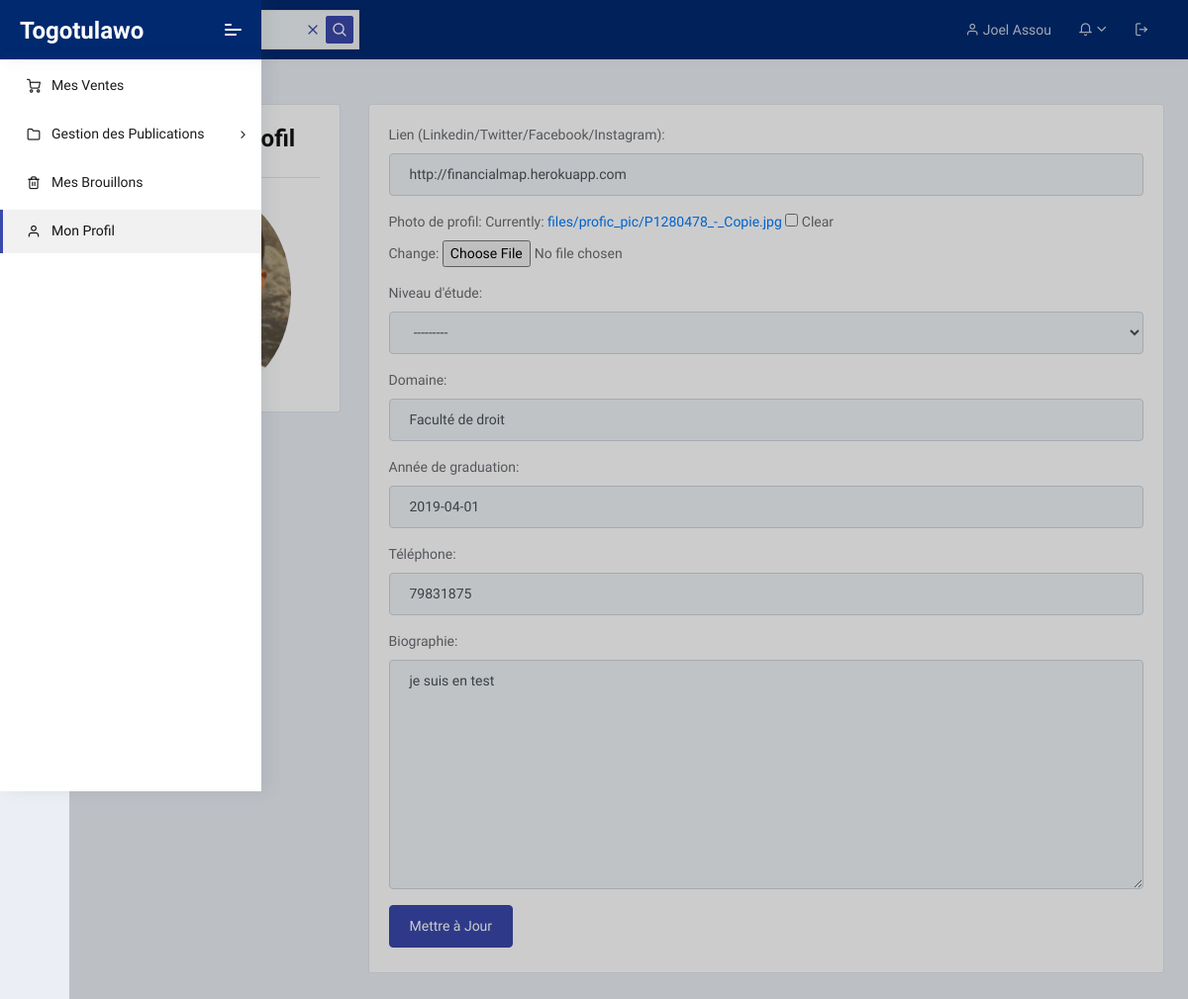
Page /dashboard/profil/ (signed in) on the earlier database version.
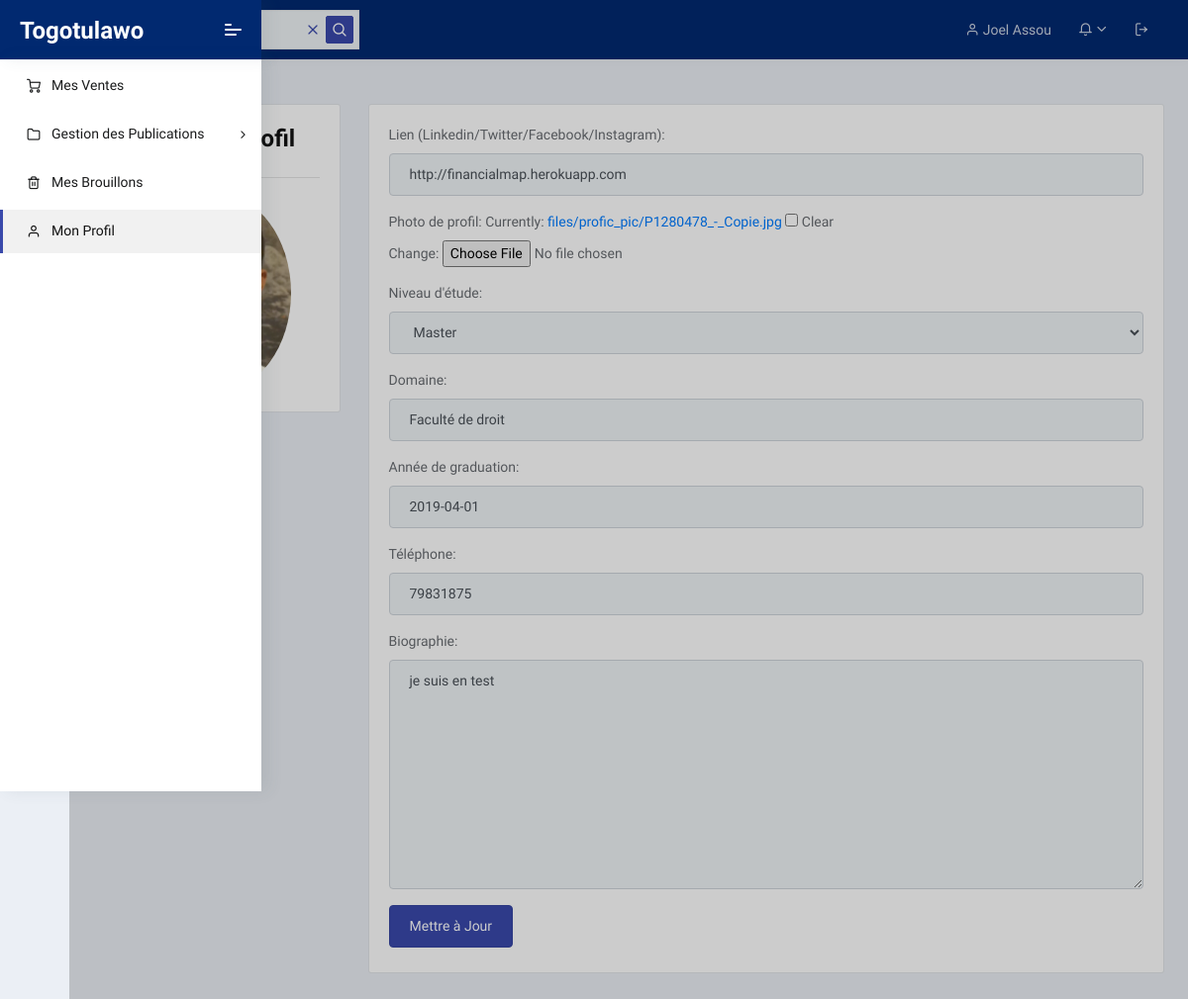
Same page on the later database version.
### account/models.py (models this page shows, shortened)
class Auteur(models.Model):
    user = models.OneToOneField(User, on_delete=models.CASCADE)
    niveau_etude = models.CharField(max_length=50, choices=option)
    faculte = models.CharField(max_length=50)
    annee_graduation = models.DateField()
    tel = models.CharField(max_length=8)
    website = models.URLField(max_length=200, blank=True)
    bio = models.CharField(max_length=1000, blank=True)
    token = models.CharField(max_length=100)
    image = models.ImageField(default="profile2.png", null=True, blank=True, upload_to='files/profic_pic')

### dashboard/views.py (the view)
# urls.py: path('profil/' , Profil , name="profil"),
def Profil(request):
   user = request.user.auteur
   form = ProfilForm(instance=user)
   if request.method == 'POST':
        form = ProfilForm(request.POST, request.FILES, instance=user)
        if form.is_valid():
            form.save()
   context = {'form': form}
   return render(request, 'profil.html', context)

### dashboard/forms.py
class ProfilForm(forms.ModelForm):
    class Meta:
        model = Auteur
        fields = ['website', 'image', 'niveau_etude',
         'faculte', 'annee_graduation', 'tel', 'bio']
        widgets = {
            'website': forms.TextInput(attrs={'class': 'form-control'}),
            'niveau_etude': forms.Select(choices=choice_list, attrs={'class': 'form-control'}),
            'faculte': forms.TextInput(attrs={'class': 'form-control'}),
            'annee_graduation': forms.TextInput(attrs={'class': 'form-control'}),
            'tel': forms.TextInput(attrs={'class': 'form-control'}),
            'bio': forms.Textarea(attrs={'class': 'form-control'}),
        }
        labels = {
            "website": "Lien (Linkedin/Twitter/Facebook/Instagram)",
            "niveau_etude": "Niveau d'étude",
            "faculte": "Domaine",
            "annee_graduation": "Année de graduation",
            "tel": "Téléphone",
            "bio": "Biographie",
            "image": "Photo de profil",
        }

### dashboard/templates/profil.html (shortened to what this page needs)
{% extends 'index.html' %}
{% load article_custom_tags %}
{% load humanize %}
{% block content %}
<br>
<div class="row">
	<div class="col-md-3">
		<div class="card card-body">
			<h3 style="text-align: center">Photo de profil</h3>
		</div>
	</div>
	<div class="col-md-9">
		<div class="card card-body">
			<form method="POST" action="" enctype="multipart/form-data">
				{{form.as_p}}
			<input class="btn btn-primary" type="submit" name="Update Information" value="Mettre à Jour">
			</form>
		</div>
	</div>
</div>
{% endblock %}

Differences in the rows shown:
changed Auteur "http://financialmap.herokuapp.com": niveau_etude "---------" → "Master"
